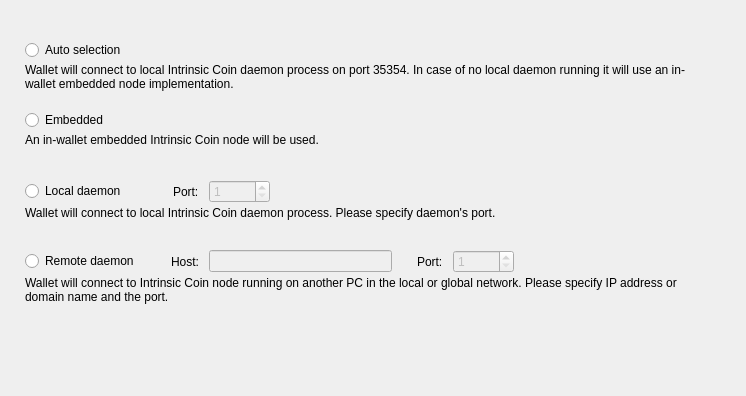
<?xml version="1.0" encoding="UTF-8"?>
<ui version="4.0">
 <class>ConnectionOptionsFrame</class>
 <widget class="QFrame" name="ConnectionOptionsFrame">
  <property name="geometry">
   <rect>
    <x>0</x>
    <y>0</y>
    <width>746</width>
    <height>396</height>
   </rect>
  </property>
  <property name="windowTitle">
   <string>Frame</string>
  </property>
  <property name="frameShape">
   <enum>QFrame::NoFrame</enum>
  </property>
  <property name="frameShadow">
   <enum>QFrame::Raised</enum>
  </property>
  <layout class="QVBoxLayout" name="verticalLayout_5">
   <property name="spacing">
    <number>0</number>
   </property>
   <property name="leftMargin">
    <number>25</number>
   </property>
   <property name="topMargin">
    <number>40</number>
   </property>
   <property name="rightMargin">
    <number>49</number>
   </property>
   <item>
    <widget class="QWidget" name="widget" native="true">
     <property name="sizePolicy">
      <sizepolicy hsizetype="Preferred" vsizetype="Fixed">
       <horstretch>0</horstretch>
       <verstretch>0</verstretch>
      </sizepolicy>
     </property>
     <property name="minimumSize">
      <size>
       <width>0</width>
       <height>70</height>
      </size>
     </property>
     <property name="maximumSize">
      <size>
       <width>16777215</width>
       <height>70</height>
      </size>
     </property>
     <layout class="QVBoxLayout" name="verticalLayout" stretch="0,1">
      <property name="spacing">
       <number>3</number>
      </property>
      <property name="leftMargin">
       <number>0</number>
      </property>
      <property name="topMargin">
       <number>0</number>
      </property>
      <property name="rightMargin">
       <number>0</number>
      </property>
      <property name="bottomMargin">
       <number>0</number>
      </property>
      <item>
       <widget class="QRadioButton" name="m_autoRadio">
        <property name="text">
         <string>Auto selection</string>
        </property>
        <attribute name="buttonGroup">
         <string notr="true">m_connectionButtonGroup</string>
        </attribute>
       </widget>
      </item>
      <item alignment="Qt::AlignTop">
       <widget class="WalletGui::WalletSmallGrayTextLabel" name="m_autoHelperLabel">
        <property name="text">
         <string>Wallet will connect to local Intrinsic Coin daemon process on port 35354. In case of no local daemon running it will use an in-wallet embedded node implementation.</string>
        </property>
        <property name="alignment">
         <set>Qt::AlignLeading|Qt::AlignLeft|Qt::AlignTop</set>
        </property>
        <property name="wordWrap">
         <bool>true</bool>
        </property>
        <property name="indent">
         <number>0</number>
        </property>
       </widget>
      </item>
     </layout>
    </widget>
   </item>
   <item>
    <widget class="QWidget" name="widget_2" native="true">
     <property name="sizePolicy">
      <sizepolicy hsizetype="Preferred" vsizetype="Fixed">
       <horstretch>0</horstretch>
       <verstretch>0</verstretch>
      </sizepolicy>
     </property>
     <property name="minimumSize">
      <size>
       <width>0</width>
       <height>70</height>
      </size>
     </property>
     <property name="maximumSize">
      <size>
       <width>16777215</width>
       <height>70</height>
      </size>
     </property>
     <layout class="QVBoxLayout" name="verticalLayout_2" stretch="0,1">
      <property name="spacing">
       <number>3</number>
      </property>
      <property name="leftMargin">
       <number>0</number>
      </property>
      <property name="topMargin">
       <number>0</number>
      </property>
      <property name="rightMargin">
       <number>0</number>
      </property>
      <property name="bottomMargin">
       <number>0</number>
      </property>
      <item>
       <widget class="QRadioButton" name="m_embeddedRadio">
        <property name="text">
         <string>Embedded</string>
        </property>
        <attribute name="buttonGroup">
         <string notr="true">m_connectionButtonGroup</string>
        </attribute>
       </widget>
      </item>
      <item alignment="Qt::AlignTop">
       <widget class="WalletGui::WalletSmallGrayTextLabel" name="m_embeddedHelperLabel">
        <property name="text">
         <string>An in-wallet embedded Intrinsic Coin node will be used.</string>
        </property>
        <property name="alignment">
         <set>Qt::AlignLeading|Qt::AlignLeft|Qt::AlignTop</set>
        </property>
        <property name="wordWrap">
         <bool>true</bool>
        </property>
        <property name="indent">
         <number>0</number>
        </property>
       </widget>
      </item>
     </layout>
    </widget>
   </item>
   <item>
    <widget class="QWidget" name="widget_3" native="true">
     <property name="sizePolicy">
      <sizepolicy hsizetype="Preferred" vsizetype="Fixed">
       <horstretch>0</horstretch>
       <verstretch>0</verstretch>
      </sizepolicy>
     </property>
     <property name="minimumSize">
      <size>
       <width>0</width>
       <height>70</height>
      </size>
     </property>
     <property name="maximumSize">
      <size>
       <width>16777215</width>
       <height>70</height>
      </size>
     </property>
     <layout class="QVBoxLayout" name="verticalLayout_3" stretch="0,1">
      <property name="spacing">
       <number>3</number>
      </property>
      <property name="leftMargin">
       <number>0</number>
      </property>
      <property name="topMargin">
       <number>0</number>
      </property>
      <property name="rightMargin">
       <number>0</number>
      </property>
      <property name="bottomMargin">
       <number>0</number>
      </property>
      <item>
       <layout class="QHBoxLayout" name="horizontalLayout">
        <property name="spacing">
         <number>10</number>
        </property>
        <item>
         <widget class="QRadioButton" name="m_localRadio">
          <property name="text">
           <string>Local daemon</string>
          </property>
          <attribute name="buttonGroup">
           <string notr="true">m_connectionButtonGroup</string>
          </attribute>
         </widget>
        </item>
        <item>
         <spacer name="horizontalSpacer">
          <property name="orientation">
           <enum>Qt::Horizontal</enum>
          </property>
          <property name="sizeType">
           <enum>QSizePolicy::Fixed</enum>
          </property>
          <property name="sizeHint" stdset="0">
           <size>
            <width>37</width>
            <height>20</height>
           </size>
          </property>
         </spacer>
        </item>
        <item>
         <widget class="QLabel" name="label">
          <property name="text">
           <string>Port:</string>
          </property>
         </widget>
        </item>
        <item alignment="Qt::AlignVCenter">
         <widget class="QSpinBox" name="m_localPortSpin">
          <property name="enabled">
           <bool>false</bool>
          </property>
          <property name="minimum">
           <number>1</number>
          </property>
          <property name="maximum">
           <number>65535</number>
          </property>
          <property name="value">
           <number>1</number>
          </property>
         </widget>
        </item>
        <item>
         <spacer name="horizontalSpacer_2">
          <property name="orientation">
           <enum>Qt::Horizontal</enum>
          </property>
          <property name="sizeHint" stdset="0">
           <size>
            <width>40</width>
            <height>20</height>
           </size>
          </property>
         </spacer>
        </item>
       </layout>
      </item>
      <item alignment="Qt::AlignTop">
       <widget class="WalletGui::WalletSmallGrayTextLabel" name="m_localHelperLabel">
        <property name="text">
         <string>Wallet will connect to local Intrinsic Coin daemon process. Please specify daemon's port.</string>
        </property>
        <property name="alignment">
         <set>Qt::AlignLeading|Qt::AlignLeft|Qt::AlignTop</set>
        </property>
        <property name="wordWrap">
         <bool>true</bool>
        </property>
        <property name="indent">
         <number>0</number>
        </property>
       </widget>
      </item>
     </layout>
    </widget>
   </item>
   <item>
    <widget class="QWidget" name="widget_4" native="true">
     <property name="sizePolicy">
      <sizepolicy hsizetype="Preferred" vsizetype="Fixed">
       <horstretch>0</horstretch>
       <verstretch>0</verstretch>
      </sizepolicy>
     </property>
     <property name="minimumSize">
      <size>
       <width>0</width>
       <height>70</height>
      </size>
     </property>
     <property name="maximumSize">
      <size>
       <width>16777215</width>
       <height>70</height>
      </size>
     </property>
     <layout class="QVBoxLayout" name="verticalLayout_4" stretch="0,1">
      <property name="spacing">
       <number>3</number>
      </property>
      <property name="leftMargin">
       <number>0</number>
      </property>
      <property name="topMargin">
       <number>0</number>
      </property>
      <property name="rightMargin">
       <number>0</number>
      </property>
      <property name="bottomMargin">
       <number>0</number>
      </property>
      <item>
       <layout class="QHBoxLayout" name="horizontalLayout_2">
        <property name="spacing">
         <number>10</number>
        </property>
        <item>
         <widget class="QRadioButton" name="m_remoteRadio">
          <property name="text">
           <string>Remote daemon</string>
          </property>
          <attribute name="buttonGroup">
           <string notr="true">m_connectionButtonGroup</string>
          </attribute>
         </widget>
        </item>
        <item>
         <spacer name="horizontalSpacer_3">
          <property name="orientation">
           <enum>Qt::Horizontal</enum>
          </property>
          <property name="sizeType">
           <enum>QSizePolicy::Fixed</enum>
          </property>
          <property name="sizeHint" stdset="0">
           <size>
            <width>22</width>
            <height>20</height>
           </size>
          </property>
         </spacer>
        </item>
        <item>
         <widget class="QLabel" name="label_2">
          <property name="text">
           <string>Host:</string>
          </property>
         </widget>
        </item>
        <item>
         <widget class="QLineEdit" name="m_remoteHostEdit">
          <property name="enabled">
           <bool>false</bool>
          </property>
         </widget>
        </item>
        <item>
         <spacer name="horizontalSpacer_5">
          <property name="orientation">
           <enum>Qt::Horizontal</enum>
          </property>
          <property name="sizeType">
           <enum>QSizePolicy::Fixed</enum>
          </property>
          <property name="sizeHint" stdset="0">
           <size>
            <width>15</width>
            <height>20</height>
           </size>
          </property>
         </spacer>
        </item>
        <item>
         <widget class="QLabel" name="label_3">
          <property name="text">
           <string>Port:</string>
          </property>
         </widget>
        </item>
        <item alignment="Qt::AlignVCenter">
         <widget class="QSpinBox" name="m_remotePortSpin">
          <property name="enabled">
           <bool>false</bool>
          </property>
          <property name="minimum">
           <number>1</number>
          </property>
          <property name="maximum">
           <number>65535</number>
          </property>
          <property name="value">
           <number>1</number>
          </property>
         </widget>
        </item>
        <item>
         <spacer name="horizontalSpacer_4">
          <property name="orientation">
           <enum>Qt::Horizontal</enum>
          </property>
          <property name="sizeHint" stdset="0">
           <size>
            <width>40</width>
            <height>20</height>
           </size>
          </property>
         </spacer>
        </item>
       </layout>
      </item>
      <item alignment="Qt::AlignTop">
       <widget class="WalletGui::WalletSmallGrayTextLabel" name="m_remoteHelperLabel">
        <property name="text">
         <string>Wallet will connect to Intrinsic Coin node running on another PC in the local or global network. Please specify IP address or domain name and the port.</string>
        </property>
        <property name="alignment">
         <set>Qt::AlignLeading|Qt::AlignLeft|Qt::AlignTop</set>
        </property>
        <property name="wordWrap">
         <bool>true</bool>
        </property>
        <property name="indent">
         <number>0</number>
        </property>
       </widget>
      </item>
     </layout>
    </widget>
   </item>
   <item>
    <spacer name="verticalSpacer">
     <property name="orientation">
      <enum>Qt::Vertical</enum>
     </property>
     <property name="sizeHint" stdset="0">
      <size>
       <width>665</width>
       <height>61</height>
      </size>
     </property>
    </spacer>
   </item>
  </layout>
 </widget>
 <customwidgets>
  <customwidget>
   <class>WalletGui::WalletSmallGrayTextLabel</class>
   <extends>QLabel</extends>
   <header>Gui/Common/WalletTextLabel.h</header>
  </customwidget>
 </customwidgets>
 <resources/>
 <connections>
  <connection>
   <sender>m_remoteHostEdit</sender>
   <signal>textChanged(QString)</signal>
   <receiver>ConnectionOptionsFrame</receiver>
   <slot>remoteHostNameChanged(QString)</slot>
   <hints>
    <hint type="sourcelabel">
     <x>390</x>
     <y>319</y>
    </hint>
    <hint type="destinationlabel">
     <x>372</x>
     <y>197</y>
    </hint>
   </hints>
  </connection>
  <connection>
   <sender>m_connectionButtonGroup</sender>
   <signal>buttonClicked(int)</signal>
   <receiver>ConnectionOptionsFrame</receiver>
   <slot>connectionButtonClicked(int)</slot>
   <hints>
    <hint type="sourcelabel">
     <x>-1</x>
     <y>-1</y>
    </hint>
    <hint type="destinationlabel">
     <x>372</x>
     <y>197</y>
    </hint>
   </hints>
  </connection>
  <connection>
   <sender>m_remoteRadio</sender>
   <signal>toggled(bool)</signal>
   <receiver>m_remoteHostEdit</receiver>
   <slot>setEnabled(bool)</slot>
   <hints>
    <hint type="sourcelabel">
     <x>88</x>
     <y>264</y>
    </hint>
    <hint type="destinationlabel">
     <x>312</x>
     <y>263</y>
    </hint>
   </hints>
  </connection>
  <connection>
   <sender>m_remoteRadio</sender>
   <signal>toggled(bool)</signal>
   <receiver>m_remotePortSpin</receiver>
   <slot>setEnabled(bool)</slot>
   <hints>
    <hint type="sourcelabel">
     <x>88</x>
     <y>264</y>
    </hint>
    <hint type="destinationlabel">
     <x>498</x>
     <y>263</y>
    </hint>
   </hints>
  </connection>
  <connection>
   <sender>m_localRadio</sender>
   <signal>toggled(bool)</signal>
   <receiver>m_localPortSpin</receiver>
   <slot>setEnabled(bool)</slot>
   <hints>
    <hint type="sourcelabel">
     <x>81</x>
     <y>194</y>
    </hint>
    <hint type="destinationlabel">
     <x>270</x>
     <y>193</y>
    </hint>
   </hints>
  </connection>
 </connections>
 <slots>
  <slot>remoteHostNameChanged(QString)</slot>
  <slot>connectionButtonClicked(int)</slot>
 </slots>
 <buttongroups>
  <buttongroup name="m_connectionButtonGroup"/>
 </buttongroups>
</ui>
